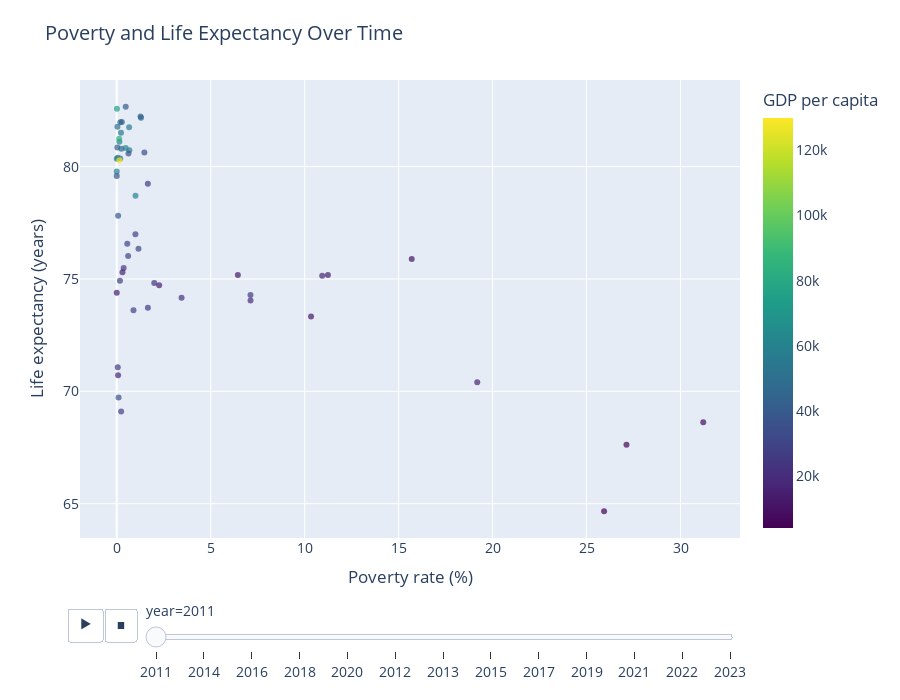

The notebook cell saved with this chart:
### Markdown cell above
## Interactive Mini-Dashboard: Exploring Development Patterns Over Time

To complement the static exploratory and results-based visualizations, this section presents an interactive mini-dashboard that allows users to explore global development patterns dynamically. Using interactive controls and hover-based exploration, the dashboard links multiple indicators, poverty, life expectancy, economic capacity, and renewable energy, across countries and over time. This interactive view highlights heterogeneity and temporal change that are difficult to capture in static figures, and enables deeper exploration of development pathways across countries.

### Code cell
fig_scatter = px.scatter(
    df,
    x="poverty_rate",
    y="life_expectancy",
    color="gdp_per_capita",
    hover_name="country",
    animation_frame="year",
    color_continuous_scale="Viridis",
    labels={
        "poverty_rate": "Poverty rate (%)",
        "life_expectancy": "Life expectancy (years)",
        "gdp_per_capita": "GDP per capita"
    },
    title="Poverty and Life Expectancy Over Time"
)

fig_scatter.update_traces(marker=dict(opacity=0.7))

fig_scatter.update_layout(
    autosize=True, 
    height=700,
    margin=dict(l=80, r=40, t=80, b=60),
    font=dict(size=14),
    title_font=dict(size=20)
)

fig_scatter.show()

### Figure 1 — Plotly figure (JSON) as saved in the notebook; plotly's stock layout.template omitted (floating-point values rounded to 4 significant figures)
{"data": [{"hovertemplate": "<b>%{hovertext}</b><br><br>year=2011<br>Poverty rate (%)=%{x}<br>Life expectancy (years)=%{y}<br>GDP per capita=%{marker.color}<extra></extra>", "hovertext": ["Algeria", "Austria", "Belarus", "Belgium", "Brazil", "Bulgaria", "Canada", "Chile", "China", "Colombia", "Croatia", "Cyprus", "Czechia", "Denmark", "Ecuador", "Estonia", "Finland", "France", "Germany", "Greece", "Hungary", "Iceland", "India", "Indonesia", "Iran", "Ireland", "Israel", "Italy", "Japan", "Kazakhstan", "Latvia", "Lithuania", "Luxembourg", "Malaysia", "Netherlands", "North Macedonia", "Norway", "Pakistan", "Peru", "Poland", "Portugal", "Romania", "Russia", "Slovakia", "Slovenia", "Spain", "Sweden", "Switzerland", "Thailand", "Turkey", "Ukraine", "United Kingdom", "United States", "World"], "legendgroup": "", "marker": {"color": [14640.0, 61350.0, 25400.0, 56610.0, 18630.0, 22310.0, 53680.0, 25370.0, 11410.0, 14850.0, 28780.0, 41210.0, 39710.0, 60230.0, 12450.0, 32790.0, 55050.0, 50090.0, 57990.0, 33910.0, 28420.0, 55430.0, 5250.0, 9275.0, 14940.0, 60000.0, 39080.0, 49470.0, 40970.0, 27950.0, 25310.0, 29240.0, 129900.0, 24120.0, 62320.0, 17200.0, 83090.0, 4246.0, 12730.0, 28520.0, 36130.0, 26150.0, 34440.0, 30470.0, 38240.0, 42270.0, 56850.0, 74800.0, 16770.0, 21440.0, 17780.0, 47180.0, 60250.0, 16370.0], "coloraxis": "coloraxis", "opacity": 0.7, "symbol": "circle"}, "mode": "markers", "name": "", "orientation": "v", "showlegend": false, "type": "scatter", "x": [0.0, 0.4768, 0.05468, 0.1841, 7.119, 3.449, 0.2261, 1.656, 15.7, 11.24, 0.9928, 0.03207, 0.0717, 0.0, 6.444, 1.156, 0.05338, 0.03616, 0.0, 1.471, 0.1707, 0.1883, 27.12, 31.21, 2.258, 0.6732, 0.2694, 1.265, 0.478, 0.2323, 1.657, 0.8903, 0.1379, 0.3682, 0.1395, 10.93, 0.1285, 25.93, 10.34, 0.5596, 0.6236, 7.117, 0.0972, 0.6057, 0.0, 1.29, 0.6581, 0.01051, 0.3031, 1.997, 0.07095, 0.2473, 0.999, 19.19], "xaxis": "x", "y": [74.38, 80.83, 71.07, 80.37, 74.05, 74.17, 81.51, 79.24, 75.89, 75.18, 76.99, 80.85, 77.81, 79.79, 75.18, 76.35, 80.39, 81.78, 80.35, 80.62, 74.92, 81.97, 67.62, 68.63, 74.72, 80.73, 81.99, 82.23, 82.67, 69.11, 73.72, 73.61, 80.28, 75.49, 81.11, 75.14, 81.25, 64.66, 73.33, 76.57, 80.58, 74.29, 69.73, 76.02, 79.59, 82.18, 81.76, 82.57, 75.3, 74.82, 70.71, 80.8, 78.7, 70.4], "yaxis": "y"}], "layout": {"autosize": true, "coloraxis": {"colorbar": {"title": {"text": "GDP per capita"}}, "colorscale": [[0, "#440154"], [0.1111, "#482878"], [0.2222, "#3e4989"], [0.3333, "#31688e"], [0.4444, "#26828e"], [0.5556, "#1f9e89"], [0.6667, "#35b779"], [0.7778, "#6ece58"], [0.8889, "#b5de2b"], [1, "#fde725"]]}, "font": {"size": 14}, "height": 700, "legend": {"tracegroupgap": 0}, "margin": {"b": 60, "l": 80, "r": 40, "t": 80}, "sliders": [{"active": 0, "currentvalue": {"prefix": "year="}, "len": 0.9, "pad": {"b": 10, "t": 60}, "steps": [{"args": [["2011"], {"frame": {"duration": 0, "redraw": false}, "fromcurrent": true, "mode": "immediate", "transition": {"duration": 0, "easing": "linear"}}], "label": "2011", "method": "animate"}, {"args": [["2014"], {"frame": {"duration": 0, "redraw": false}, "fromcurrent": true, "mode": "immediate", "transition": {"duration": 0, "easing": "linear"}}], "label": "2014", "method": "animate"}, {"args": [["2016"], {"frame": {"duration": 0, "redraw": false}, "fromcurrent": true, "mode": "immediate", "transition": {"duration": 0, "easing": "linear"}}], "label": "2016", "method": "animate"}, {"args": [["2018"], {"frame": {"duration": 0, "redraw": false}, "fromcurrent": true, "mode": "immediate", "transition": {"duration": 0, "easing": "linear"}}], "label": "2018", "method": "animate"}, {"args": [["2020"], {"frame": {"duration": 0, "redraw": false}, "fromcurrent": true, "mode": "immediate", "transition": {"duration": 0, "easing": "linear"}}], "label": "2020", "method": "animate"}, {"args": [["2012"], {"frame": {"duration": 0, "redraw": false}, "fromcurrent": true, "mode": "immediate", "transition": {"duration": 0, "easing": "linear"}}], "label": "2012", "method": "animate"}, {"args": [["2013"], {"frame": {"duration": 0, "redraw": false}, "fromcurrent": true, "mode": "immediate", "transition": {"duration": 0, "easing": "linear"}}], "label": "2013", "method": "animate"}, {"args": [["2015"], {"frame": {"duration": 0, "redraw": false}, "fromcurrent": true, "mode": "immediate", "transition": {"duration": 0, "easing": "linear"}}], "label": "2015", "method": "animate"}, {"args": [["2017"], {"frame": {"duration": 0, "redraw": false}, "fromcurrent": true, "mode": "immediate", "transition": {"duration": 0, "easing": "linear"}}], "label": "2017", "method": "animate"}, {"args": [["2019"], {"frame": {"duration": 0, "redraw": false}, "fromcurrent": true, "mode": "immediate", "transition": {"duration": 0, "easing": "linear"}}], "label": "2019", "method": "animate"}, {"args": [["2021"], {"frame": {"duration": 0, "redraw": false}, "fromcurrent": true, "mode": "immediate", "transition": {"duration": 0, "easing": "linear"}}], "label": "2021", "method": "animate"}, {"args": [["2022"], {"frame": {"duration": 0, "redraw": false}, "fromcurrent": true, "mode": "immediate", "transition": {"duration": 0, "easing": "linear"}}], "label": "2022", "method": "animate"}, {"args": [["2023"], {"frame": {"duration": 0, "redraw": false}, "fromcurrent": true, "mode": "immediate", "transition": {"duration": 0, "easing": "linear"}}], "label": "2023", "method": "animate"}], "x": 0.1, "xanchor": "left", "y": 0, "yanchor": "top"}], "title": {"font": {"size": 20}, "text": "Poverty and Life Expectancy Over Time"}, "updatemenus": [{"buttons": [{"args": [null, {"frame": {"duration": 500, "redraw": false}, "fromcurrent": true, "mode": "immediate", "transition": {"duration": 500, "easing": "linear"}}], "label": "&#9654;", "method": "animate"}, {"args": [[null], {"frame": {"duration": 0, "redraw": false}, "fromcurrent": true, "mode": "immediate", "transition": {"duration": 0, "easing": "linear"}}], "label": "&#9724;", "method": "animate"}], "direction": "left", "pad": {"r": 10, "t": 70}, "showactive": false, "type": "buttons", "x": 0.1, "xanchor": "right", "y": 0, "yanchor": "top"}], "xaxis": {"anchor": "y", "domain": [0, 1], "title": {"text": "Poverty rate (%)"}}, "yaxis": {"anchor": "x", "domain": [0, 1], "title": {"text": "Life expectancy (years)"}}}}
